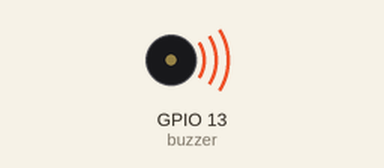
Recording of a program running on a simulated Raspberry Pi (BCM pin numbers). Parts: buzzer (waves = sounding).

Above: at 0.1 s.
Timing chart, 0 to 40.0 s (numbered marks = the images above):
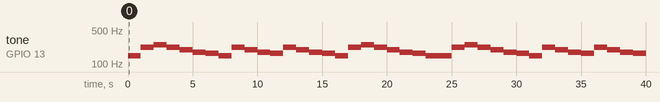

Measured:
- by itself, tone on GPIO 13 (buzzer): plays 147 Hz for 1.0 s, 220 Hz for 1.0 s, 247 Hz for 1.0 s, 220 Hz for 1.0 s, 196 Hz for 1.0 s, 175 Hz for 1.0 s … (39 notes in this stretch)

The program:

twinkle.py
```python
import RPi.GPIO as GPIO
import time

buzzer = 13
GPIO.setwarnings(False)
GPIO.setmode(GPIO.BCM)
GPIO.setup(buzzer, GPIO.OUT)

scale = [131, 147, 165, 175, 196, 220, 247, 262]
twinkle = [1,1,5,5,6,6,5,4,4,3,3,2,2,1,
					 5,5,4,4,3,3,2,5,5,4,4,3,3,2,
					 1,1,5,5,6,6,5,4,4,3,3,2,2,1]
buzz = GPIO.PWM(buzzer, 440)

try:
	while True:
		buzz.start(50)
		for i in range(0,42):
			buzz.ChangeFrequency(scale[twinkle[i]])
			if i==6 or i==13 or i==20 or i==27 or i==34 or i==41:
				time.sleep(1)
			else:
				time.sleep(0.5)
		buzz.stop()

except KeyboardInterrupt:
	GPIO.cleanup()
```
